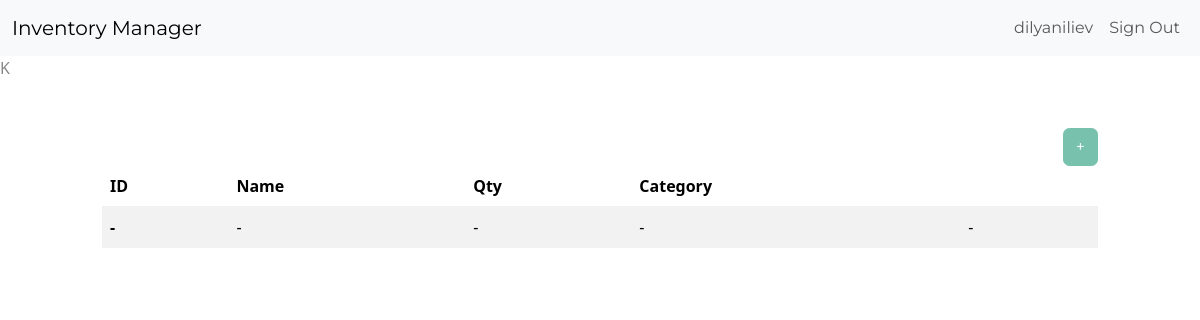
Page /dashboard/ (signed in) on the earlier database version.
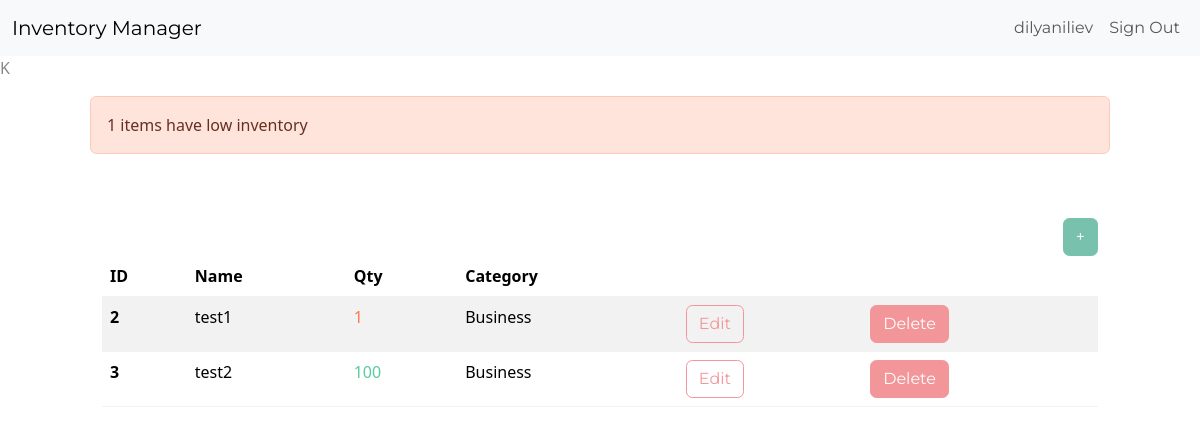
Same page on the later database version.
### inventory/models.py (models this page shows, shortened)
class InventoryItem(models.Model):
    name = models.CharField(max_length=200)
    quantity = models.IntegerField()
    category = models.ForeignKey('Category', on_delete=models.SET_NULL, blank=True, null=True)
    date_created = models.DateTimeField(auto_now_add=True)
    user = models.ForeignKey(User, on_delete=models.CASCADE)

class Category(models.Model):
    name = models.CharField(max_length=200)
    class Meta:
        verbose_name_plural = 'Categories'

### inventory/views.py (the view)
# urls.py: path('dashboard/', Dashboard.as_view(), name='dashboard'),
class Dashboard(LoginRequiredMixin, View):
    def get(self, request):
        items = InventoryItem.objects.filter(user=self.request.user.id).order_by('id')
        low_inventory = InventoryItem.objects.filter(
            user=self.request.user.id,
            quantity__lte=settings.LOW_QUANTITY
        )
        if low_inventory.count() > 0:
            if low_inventory.count() > 1:
                messages.error(request, f'{low_inventory.count()} items have low inventory')
            else:
                messages.error(request, f'{low_inventory.count()} items have low inventory')
        low_inventory_ids = InventoryItem.objects.filter(
            user=self.request.user.id,
            quantity__lte=settings.LOW_QUANTITY
        ).values_list('id', flat=True)
        return render(request, 'inventory/dashboard.html', {'items': items, 'low_inventory_ids': low_inventory_ids})

### inventory/templates/inventory/dashboard.html
{% extends 'inventory/base.html' %}
{% block content %}
    {% if messages %}
        <div class="row mt-3">
            {% for message in messages %}
                {% if message.tags == 'error' %}
                    <div class="col-md-10 col-12 mx-auto alert alert-danger">
                        {{ message }}
                    </div>
                {% else %}
                    <div class="col-md-10 col-12 mx-auto alert alert-success">
                        {{ message }}
                    </div>
                {% endif %}
            {% endfor %}
        </div>
    {% endif %}
    <div class="row">
        <div class="col-md-10 col-12 mx-auto mt-5">
            <div class="d-flex justify-content-end">
                <a href="{% url 'add-item' %}" class="btn btn-primary">+</a>
            </div>
            <table class="table table-hover table-striped">
                <thead>
                    <tr>
                        <th scope="col">ID</th>
                        <th scope="col">Name</th>
                        <th scope="col">Qty</th>
                        <th scope="col">Category</th>
                        <th scope="col"></th>
                        <th scope="col"></th>
                    </tr>
                </thead>
                <tbody>
                    {% if items|length == 0 %}
                    <tr>
                        <th scope="row">-</th>
                        <td>-</td>
                        <td>-</td>
                        <td>-</td>
                        <td>-</td>
                        <td></td>
                    </tr>
                    {% endif %}
                    {% for item in items %}
                    <tr>
                        <th scope="row">{{ item.id }}</th>
                        <td>{{ item.name }}</td>
                        {% if item.id in low_inventory_ids %}
                            <td class="text-danger">{{ item.quantity }}</td>
                        {% else %}
                            <td class="text-success">{{ item.quantity }}</td>
                        {% endif %}
                        <td>{{ item.category.name }}</td>
                        <td><a href="{% url 'edit-item' item.id %}" class="btn btn-outline-secondary">Edit</a></td>
                        <td><a href="{% url 'delete-item' item.id %}" class="btn btn-secondary">Delete</a></td>
                    </tr>
                    {% endfor %}
                </tbody>
            </table>
        </div>
    </div>
{% endblock content %}

### inventory/templates/inventory/base.html (shortened to what this page needs)
<!DOCTYPE html>
<html lang="en">
<head>
   <link href="https://bootswatch.com/5/minty/bootstrap.min.css" rel="stylesheet">
</head>
<body>
    {% include 'inventory/navigation.html' %}K
    {% block content %}
    {% endblock content%}
</body>
</html>

### inventory/templates/inventory/navigation.html (shortened to what this page needs)
<nav class="navbar navbar-expand-lg bg-light">
    <div class="container-fluid">
        <a class="navbar-brand" href="{% url 'index' %}">Inventory Manager</a>
        <div class="collapse navbar-collapse justify-content-end" id="navbarNav">
            <ul class="navbar-nav">
                {% if user.is_authenticated %}
                    <li class="nav-item">
                        <a class="nav-link" href="#">{{ user.username }}</a>
                    </li>
                    <li class="nav-item">
                        <a class="nav-link" href="{% url 'logout' %}">Sign Out</a>
                    </li>
                {% endif %}
            </ul>
        </div>
    </div>
</nav>

Differences in the rows shown:
added InventoryItem: id "2", name "test1", quantity "1", category.name "Business"
added InventoryItem: id "3", name "test2", quantity "100", category.name "Business"
Other differences:
new list line: "1 items have low inventory"
